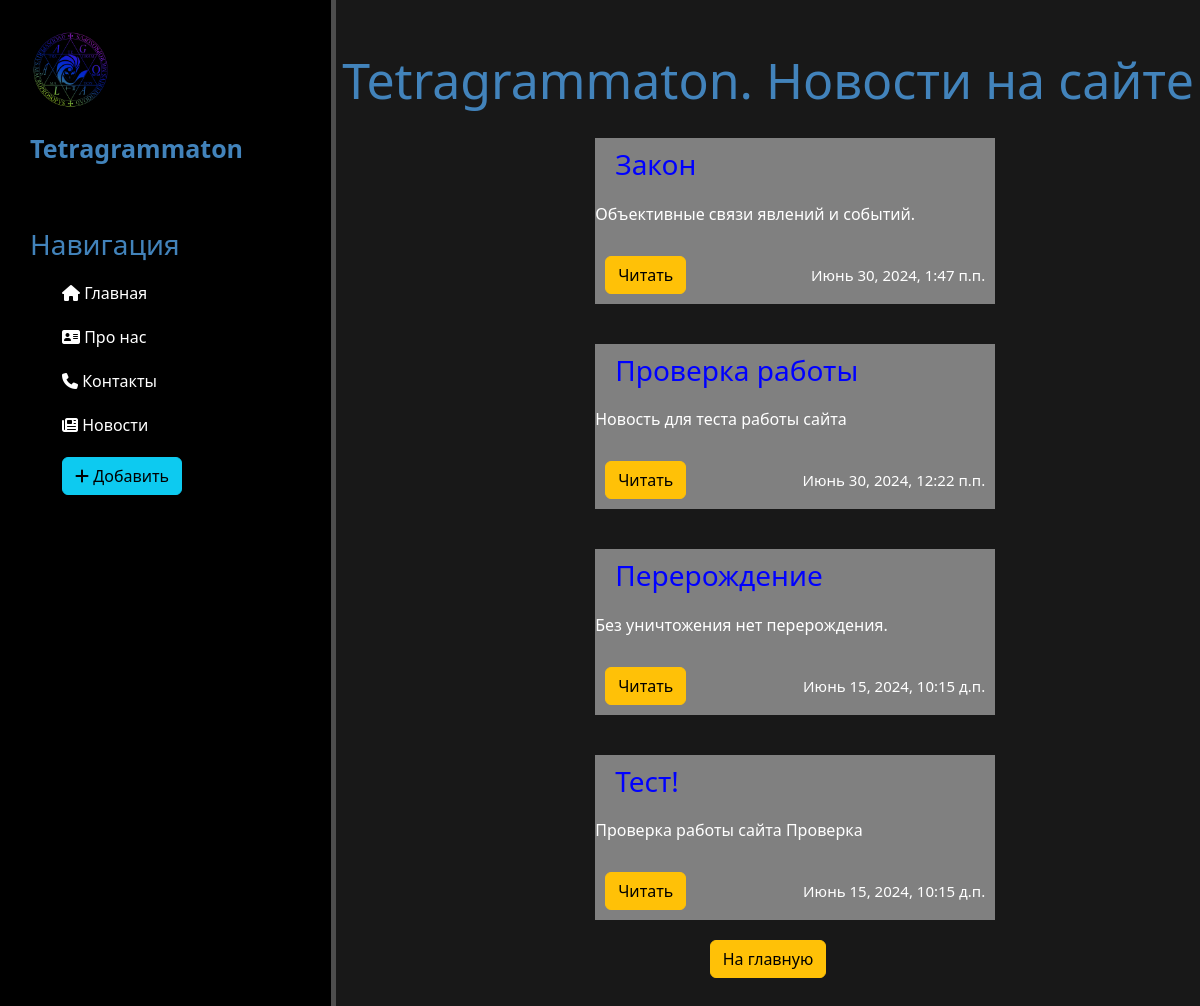
Page /news/ on the committed database.
### news/models.py (models this page shows, shortened)
class Articles(models.Model):
    title = models.CharField('Название', max_length=50)
    anons = models.CharField('Анонс', max_length=250)
    full = models.TextField('Статья')
    date = models.DateTimeField('Дата публикации')
    class Meta:
        verbose_name = 'Новость'
        verbose_name_plural = 'Новости'

### news/views.py (the view)
# urls.py: path('', views.news_home, name='news_home'),
def news_home(request):
    news = Articles.objects.order_by('-date')
    return render(request, 'news/news_home.html', {'news': news})

### news/templates/news/news_home.html (shortened to what this page needs)
{% extends 'main/layout.html' %}
{% block content %}
    <div class="features">
        <h1>Tetragrammaton. Новости на сайте</h1>
        {% if news %}
            {% for el in news %}
                <div class="alert-warning">
                    <h3>{{ el.title }}</h3>
                    <p>{{ el.anons }}</p>
                    <h4>{{ el.date }}</h4>
                    <a href="{% url 'news-detail' el.id %}" class="btn btn-warning">Читать</a>
                </div>
            {% endfor %}
        {% else %}
            <p>У вас нет записей.</p>
        {% endif %}
        <a href="{% url 'home' %}"><button class="btn btn-warning">На главную</button></a>
    </div>
{% endblock %}

### main/templates/main/layout.html (shortened to what this page needs)
{% load static %}
<!doctype html>
<html lang="en">
<head>
    <link rel="stylesheet" href="https://cdn.jsdelivr.net/npm/bootstrap@5.3.2/dist/css/bootstrap.min.css">
    <link rel="stylesheet" href="{% static 'main/css/main.css' %}" type="text/css">
    <link rel="stylesheet" href="https://use.fontawesome.com/releases/v6.4.2/css/all.css">
</head>
<body>
    <aside>
        <img src="{% static 'main/img/smtlogo.png' %}" alt="Лого">
        <span class="logo">Tetragrammaton</span>
        <h3>Навигация</h3>
        <ul>
            <a href="{% url 'home' %}"><li><i class="fa-solid fa-house"></i> Главная</li></a>
            <a href="{% url 'about' %}"><li><i class="fa-solid fa-address-card"></i> Про нас</li></a>
            <a href="{% url 'contacts' %}"><li><i class="fa-solid fa-phone"></i> Контакты</li></a>
            <a href="{% url 'news_home' %}"><li><i class="fa-solid fa-newspaper"></i></i> Новости</li></a>
            <a href="{% url 'create' %}"><li><button class="btn btn-info"><i class="fa-solid fa-plus"></i> Добавить</button></li></a>
        </ul>
    </aside>
    <main>
        {% block content %}
        {% endblock %}
    </main>
</body>
</html>

### main/static/main/css/main.css (style rules this page uses)
body { background: #181818; }
aside { float: left; background: black; width: 28%; padding: 2.5%; height: 200vh; color: #fff; border-right: 5px solid #4d4d4d; }
aside img { width: 80px; float: left; }
aside .logo { font-size: 25px; margin-left: 0px; font-weight: bold; position: relative; top: 20px; color: #4283bb; }
aside h3 { margin-top: 80px; font-size: 28px; color: #4283bb; }
aside ul li { color: #fff; display: block; margin-top: 20px; transition: transform .6s ease; }
aside ul li:hover, aside ul a:link { color: #4283bb; text-decoration: none; transform: scale(1.05); }
main .features { float: left; color: #fff; margin-top: 50px; text-align: center; width: 72%; }
main .features h1 { font-size: 50px; color: #4283bb; }
main .features p { max-width: 400px; margin: 20px auto }
.alert-warning { float: left; clear: both; width: 400px; margin: 20px 30%; text-align: left; background: gray; }
.alert-warning h3 { color: blue; margin-left: 20px; margin-top: 10px; }
.alert-warning p { margin-left: 10px; }
.alert-warning a { margin: 10px; }
.alert-warning h4 { float: right; font-size: 15px; margin-top: 20px; margin-right: 10px; }

### rows in the picture
Articles: title "Закон", anons "Объективные связи явлений и событий.", date "Июнь 30, 2024, 1:47 п.п."
Articles: title "Проверка работы", anons "Новость для теста работы сайта", date "Июнь 30, 2024, 12:22 п.п."
Articles: title "Перерождение", anons "Без уничтожения нет перерождения.", date "Июнь 15, 2024, 10:15 д.п."
Articles: title "Тест!", anons "Проверка работы сайта Проверка", date "Июнь 15, 2024, 10:15 д.п."
